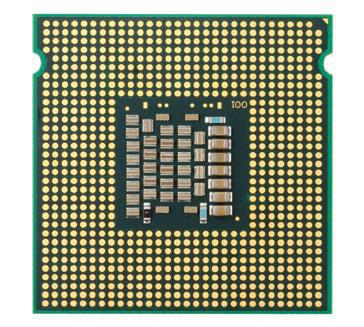
%> input picture PEMROGRAMAN_DASAR2/gambar/gambar1.jpg, 364 x 327 px
$ octave Tugas6_Octave.m   (GNU Octave 9; MATLAB toolbox functions it lacks are replaced by stand-ins)
%> lines starting %> are read from the running program, lines starting %| are printed output that depends on the picture; in (x1, y1, x2, y2) boxes, pixels count from 0 and x2, y2 are one past the last pixel; in counts of white or black regions, pixels touching at a corner belong together; the program's own positions count from 1
foto = imread('C:/gambar/gambar1.jpg');
%> foto is the input picture: size 327x364x3 uint8; mean R, G, B 148.4, 153.3, 129.5
gray = rgb2gray(foto);
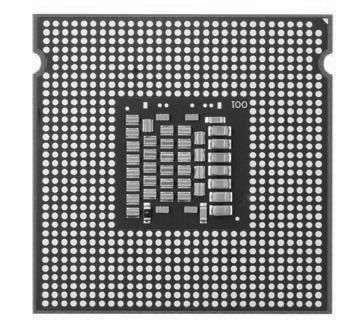
%> gray: size 327x364 uint8; min 2, max 255, mean 149.1

for x = 1:rows(gray)
  for y = 1:columns(gray)
    bitplane(x, y) = bitget(gray(x, y), 4);
  endfor
endfor
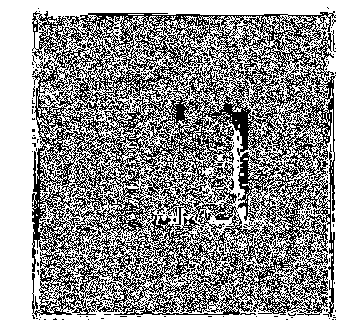
%> bitplane: size 327x364 logical; 61.1% white; black in thin lines or dots, all inside (x1, y1, x2, y2) = (32, 7, 336, 320)

imshow(bitplane);

$ run again, with PEMROGRAMAN_DASAR2/gambar/gambar3.jpg copied over PEMROGRAMAN_DASAR2/gambar/gambar1.jpg
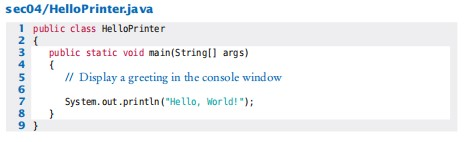
%> input picture PEMROGRAMAN_DASAR2/gambar/gambar3.jpg, 472 x 142 px
%> foto is the input picture: size 142x472x3 uint8; mean R, G, B 242.5, 243.9, 245.5
%> `gray = rgb2gray(foto);`:
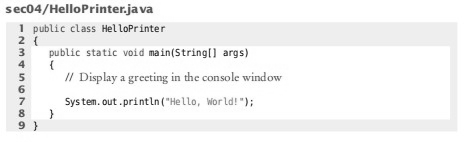
%> gray: size 142x472 uint8; min 37, max 255, mean 243.6
%> after the loop `for x = 1:rows(gray)`:
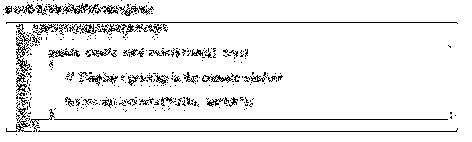
%> bitplane: size 142x472 logical; 92.5% white; black in thin lines or dots

$ run again, with PEMROGRAMAN_DASAR2/gambar/gambar4.jpg copied over PEMROGRAMAN_DASAR2/gambar/gambar1.jpg
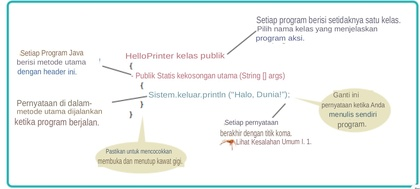
%> input picture PEMROGRAMAN_DASAR2/gambar/gambar4.jpg, 420 x 189 px, shrunk from 1637 x 736 before the run
%> foto is the input picture: size 189x420x3 uint8; mean R, G, B 241, 244.7, 242.8
%> `gray = rgb2gray(foto);`:
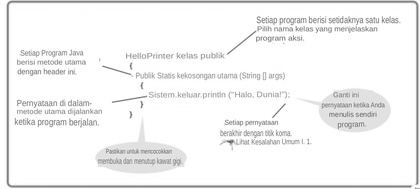
%> gray: size 189x420 uint8; min 88, max 255, mean 243.4
%> after the loop `for x = 1:rows(gray)`:
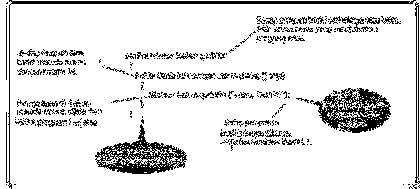
%> bitplane: size 189x420 logical; 88.4% white; black in thin lines or dots

$ run again, with PEMROGRAMAN_DASAR2/gambar/gambar5.jpg copied over PEMROGRAMAN_DASAR2/gambar/gambar1.jpg
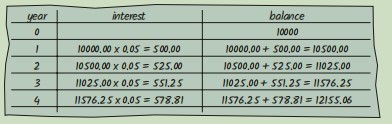
%> input picture PEMROGRAMAN_DASAR2/gambar/gambar5.jpg, 392 x 124 px
%> foto is the input picture: size 124x392x3 uint8; mean R, G, B 167.9, 183.6, 168.8
%> `gray = rgb2gray(foto);`:
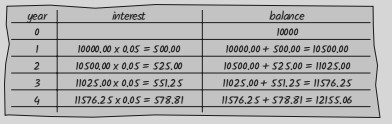
%> gray: size 124x392 uint8; min 15, max 224, mean 177.2
%> after the loop `for x = 1:rows(gray)`:
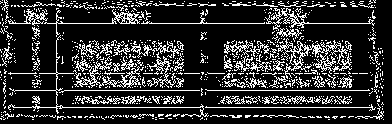
%> bitplane: size 124x392 logical; 18.9% white in thin lines or dots
